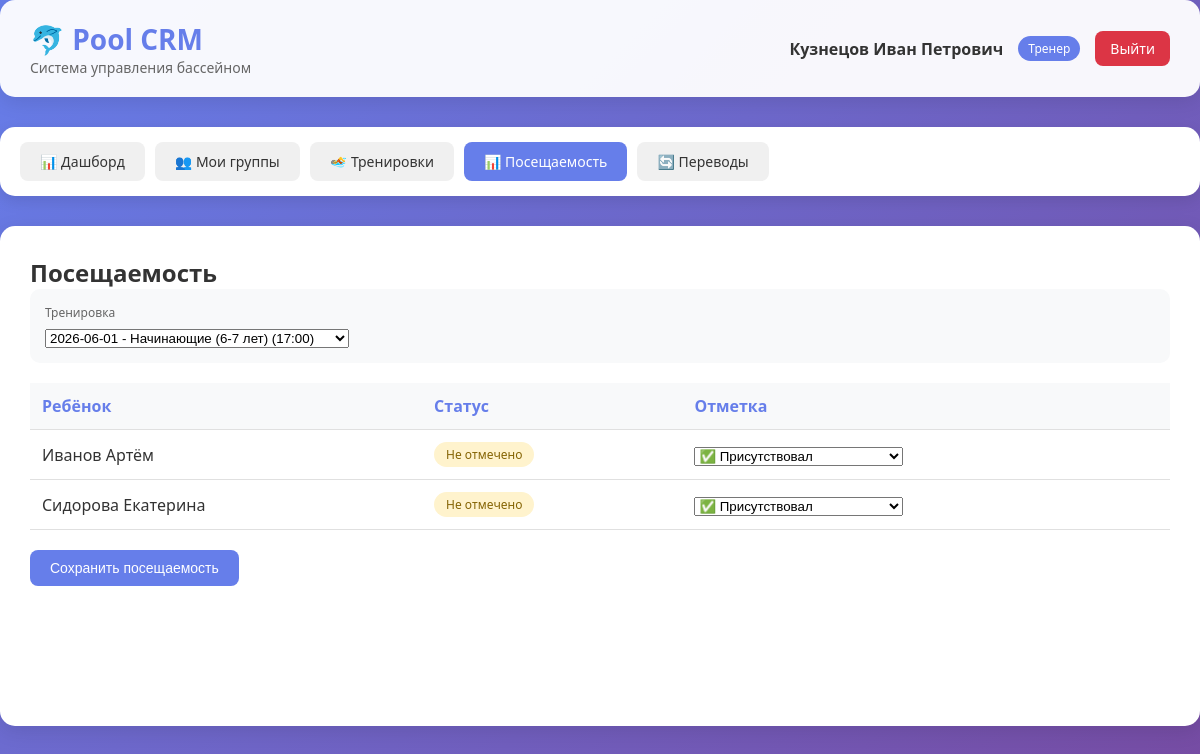
The page /attendance?training_id=9 (signed in) on the database as committed earlier.
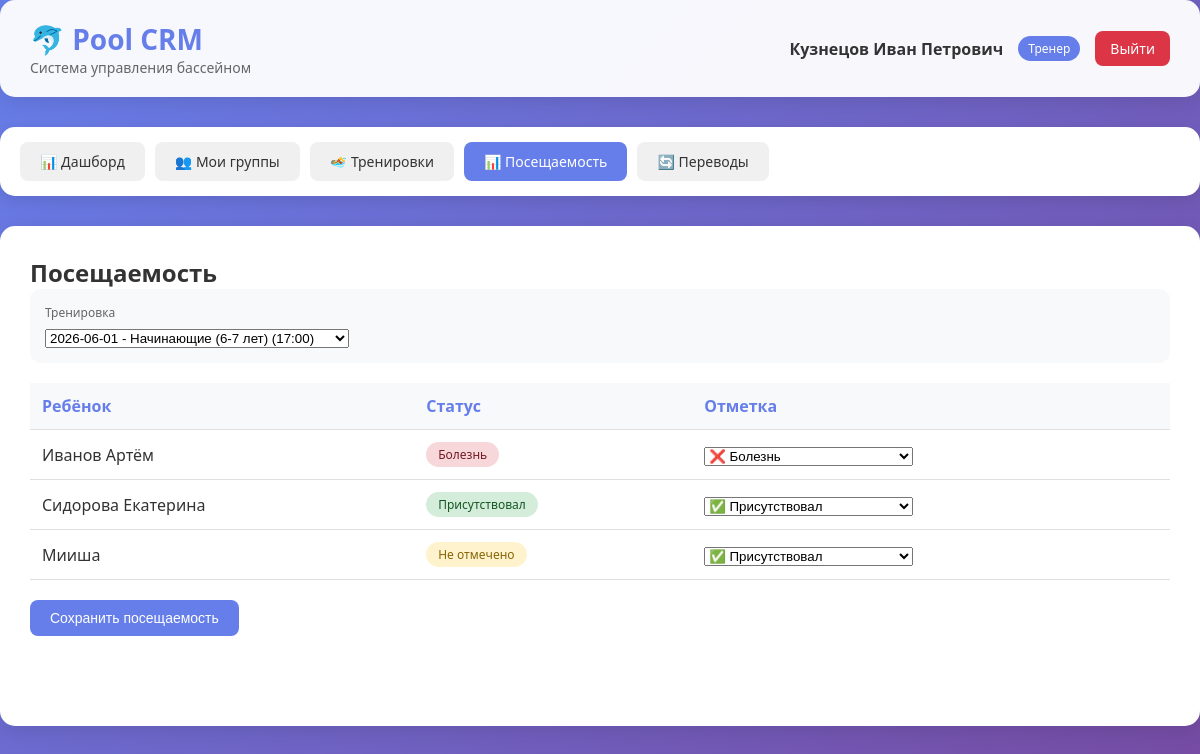
The same page on the database as committed later.
### database.py (models this page shows)
class CoachDB(Base):
    __tablename__ = "coaches"
    id = Column(Integer, primary_key=True, index=True)
    name = Column(String, nullable=False)
    email = Column(String, unique=True, nullable=False)
    phone = Column(String)
    password = Column(String, nullable=False)
    is_active = Column(Boolean, default=True)
    created_at = Column(String, default=lambda: datetime.now().strftime("%d.%m.%Y %H:%M"))
    groups = relationship("GroupDB", back_populates="coach")
    transfer_requests = relationship("TransferRequestDB", back_populates="coach")

class ChildDB(Base):
    __tablename__ = "children"
    id = Column(Integer, primary_key=True, index=True)
    parent_id = Column(Integer, ForeignKey("parents.id"), nullable=False)
    name = Column(String, nullable=False)
    birthdate = Column(Date, nullable=False)
    class_num = Column(Integer)
    study_year = Column(Integer)
    medical_note = Column(String)
    medical_date = Column(Date)
    is_active = Column(Boolean, default=True)
    parent = relationship("ParentDB", back_populates="children")
    enrollments = relationship("EnrollmentDB", back_populates="child")
    attendances = relationship("AttendanceDB", back_populates="child")
    transfer_history = relationship("TransferHistoryDB", back_populates="child")
    transfer_requests = relationship("TransferRequestDB", back_populates="child")
    applications = relationship("ApplicationDB", back_populates="child")  # <-- ДОБАВИТЬ

### main.py (the view)
@app.get("/attendance", response_class=HTMLResponse)
async def attendance_page(
        request: Request,
        training_id: Optional[int] = Query(None),
        db: Session = Depends(get_db)
):
    user = get_current_user(request, db)
    if not user:
        return RedirectResponse(url="/login")
    trainings_query = db.query(TrainingDB)
    if user["role"] == "coach":
        coach_groups = db.query(GroupDB.id).filter(GroupDB.coach_id == user["id"]).subquery()
        trainings_query = trainings_query.filter(TrainingDB.group_id.in_(coach_groups))
    trainings = trainings_query.order_by(TrainingDB.date.desc()).limit(50).all()
    trainings_data = []
    for t in trainings:
        trainings_data.append({
            "id": t.id,
            "date": t.date,
            "group_name": t.group.name if t.group else "Unknown",
            "start_time": t.start_time.strftime("%H:%M") if t.start_time else "00:00"
        })
    attendance_list = []
    if training_id:
        training = db.query(TrainingDB).filter(TrainingDB.id == training_id).first()
        if training:
            enrollments = db.query(EnrollmentDB).filter(
                EnrollmentDB.group_id == training.group_id,
                EnrollmentDB.status == EnrollmentStatus.ACTIVE
            ).all()
            if user["role"] == "parent":
                children_ids = [c.id for c in db.query(ChildDB).filter(ChildDB.parent_id == user["id"]).all()]
                enrollments = [e for e in enrollments if e.child_id in children_ids]
            for enrollment in enrollments:
                attendance = db.query(AttendanceDB).filter(
                    AttendanceDB.training_id == training_id,
                    AttendanceDB.child_id == enrollment.child_id
                ).first()
                attendance_list.append({
                    "child_id": enrollment.child.id,
                    "child_name": enrollment.child.name,
                    "status": attendance.status.value if attendance else "not_marked"
                })
    return templates.TemplateResponse(
        name = "attendance.html",
        request = request,
        context = {
            "request": request,
            "user": user,
            "trainings": trainings_data,
            "selected_training_id": training_id,
            "attendance_list": attendance_list
        })

### templates/attendance.html (shortened to what this page needs)
{% extends "base.html" %}
{% block content %}
<div class="header">
    <div class="logo">
        <h1>🐬 Pool CRM</h1>
        <p>Система управления бассейном</p>
    </div>
    <div class="user-info">
        <span class="user-name">{{ user.name }}</span>
        <span class="user-role">
            {% if user.role == 'admin' %}Администратор
            {% elif user.role == 'coach' %}Тренер
            {% else %}Родитель{% endif %}
        </span>
        <a href="/logout" class="logout-btn">Выйти</a>
    </div>
</div>
<div class="nav-menu">
    <a href="/dashboard" class="nav-link">📊 Дашборд</a>
    {% if user.role == 'coach' %}
    <a href="/groups" class="nav-link">👥 Мои группы</a>
    <a href="/trainings" class="nav-link">🏊 Тренировки</a>
    <a href="/attendance" class="nav-link active">📊 Посещаемость</a>
    <a href="/transfers" class="nav-link">🔄 Переводы</a>
    {% endif %}
</div>
<div class="content">
    <h2>Посещаемость</h2>
    <div class="filters-bar">
        <div class="filter-group">
            <label>Тренировка</label>
            <select name="training_id" onchange="this.form.submit()" form="attendanceForm">
                {% for training in trainings %}
                <option value="{{ training.id }}" {% if selected_training_id == training.id %}selected{% endif %}>
                    {{ training.date }} - {{ training.group_name }} ({{ training.start_time }})
                </option>
                {% endfor %}
            </select>
        </div>
    </div>
    {% if attendance_list %}
    <form method="POST" action="/attendance/save">
        <table class="data-table">
            <thead>
                <tr>
                    <th>Ребёнок</th>
                    <th>Статус</th>
                    {% if user.role == 'coach' or user.role == 'admin' %}
                    <th>Отметка</th>
                    {% endif %}
                </tr>
            </thead>
            <tbody>
                {% for item in attendance_list %}
                <tr>
                    <td>{{ item.child_name }}</td>
                    <td>
                        {% if user.role == 'parent' %}
                            {% if item.status == 'present' %}✅ Присутствовал
                            {% elif item.status == 'absent_sick' %}❌ Болезнь
                            {% elif item.status == 'absent_family' %}📌 Семейные обстоятельства
                            {% elif item.status == 'absent_no_reason' %}⚠️ Без причины
                            {% else %}⏳ Не отмечено{% endif %}
                        {% else %}
                            <span class="status-badge
                                {% if item.status == 'present' %}status-present
                                {% elif item.status == 'absent_sick' or item.status == 'absent_family' or item.status == 'absent_no_reason' %}status-absent
                                {% else %}status-pending{% endif %}">
                                {% if item.status == 'present' %}Присутствовал
                                {% elif item.status == 'absent_sick' %}Болезнь
                                {% elif item.status == 'absent_family' %}Семейные обстоятельства
                                {% elif item.status == 'absent_no_reason' %}Без причины
                                {% else %}Не отмечено{% endif %}
                            </span>
                        {% endif %}
                    </td>
                    {% if user.role == 'coach' or user.role == 'admin' %}
                    <td>
                        <select name="status_{{ item.child_id }}">
                            <option value="present" {% if item.status == 'present' %}selected{% endif %}>✅ Присутствовал</option>
                            <option value="absent_sick" {% if item.status == 'absent_sick' %}selected{% endif %}>❌ Болезнь</option>
                        </select>
                    </td>
                    {% endif %}
                </tr>
                {% endfor %}
            </tbody>
        </table>
        {% if user.role == 'coach' or user.role == 'admin' %}
        <div style="margin-top: 20px;">
            <button type="submit" class="btn btn-primary">Сохранить посещаемость</button>
        </div>
        {% endif %}
    </form>
    {% elif selected_training_id %}
    <div class="alert alert-info">Нет данных о посещаемости для этой тренировки</div>
    {% endif %}
</div>
{% endblock %}

### templates/base.html (shortened to what this page needs)
<!DOCTYPE html>
<html lang="ru">
<head>
</head>
<body>
    {% block content %}{% endblock %}
</body>
</html>

### templates/base.html (style rules this page uses)
* { margin: 0; padding: 0; box-sizing: border-box; }
body { font-family: 'Segoe UI', Tahoma, Geneva, Verdana, sans-serif; background: linear-gradient(135deg, #667eea 0%, #764ba2 100%); min-height: 100vh; color: #333; }
.header { background: rgba(255, 255, 255, 0.95); border-radius: 15px; padding: 20px 30px; margin-bottom: 30px; box-shadow: 0 5px 20px rgba(0,0,0,0.1); display: flex; justify-content: space-between; align-items: center; flex-wrap: wrap; }
.logo h1 { color: #667eea; font-size: 28px; }
.logo p { color: #666; font-size: 14px; }
.user-info { display: flex; align-items: center; gap: 15px; }
.user-name { font-weight: 600; color: #333; }
.user-role { background: #667eea; color: white; padding: 4px 10px; border-radius: 20px; font-size: 12px; }
.logout-btn { background: #dc3545; color: white; border: none; padding: 8px 15px; border-radius: 8px; cursor: pointer; text-decoration: none; font-size: 14px; }
.nav-menu { background: white; border-radius: 15px; padding: 15px 20px; margin-bottom: 30px; box-shadow: 0 5px 15px rgba(0,0,0,0.1); display: flex; gap: 10px; flex-wrap: wrap; }
.nav-link { background: #f0f0f0; border: none; padding: 10px 20px; border-radius: 8px; cursor: pointer; text-decoration: none; color: #333; font-size: 14px; font-weight: 500; transition: all 0.3s; }
.nav-link.active { background: #667eea; color: white; }
.content { background: white; border-radius: 15px; padding: 30px; box-shadow: 0 5px 20px rgba(0,0,0,0.1); min-height: 500px; }
.data-table { width: 100%; border-collapse: collapse; margin-top: 20px; }
.data-table th, .data-table td { padding: 12px; text-align: left; border-bottom: 1px solid #e0e0e0; }
.data-table th { background: #f8f9fa; font-weight: 600; color: #667eea; }
.btn { padding: 10px 20px; border: none; border-radius: 8px; cursor: pointer; font-size: 14px; font-weight: 500; transition: all 0.3s; text-decoration: none; display: inline-block; }
.btn-primary { background: #667eea; color: white; }
.status-badge { display: inline-block; padding: 4px 12px; border-radius: 20px; font-size: 12px; font-weight: 500; }
.status-present { background: #d4edda; color: #155724; }
.status-absent { background: #f8d7da; color: #721c24; }
.status-pending { background: #fff3cd; color: #856404; }
.filters-bar { background: #f8f9fa; padding: 15px; border-radius: 10px; margin-bottom: 20px; display: flex; gap: 15px; flex-wrap: wrap; align-items: flex-end; }
.filter-group { flex: 1; min-width: 150px; }
.filter-group label { display: block; margin-bottom: 5px; font-size: 12px; color: #666; }

Rows that differ between the two databases and show on the page:
changed ChildDB "Иванов Артём": value "✅ Присутствовал" → "❌ Болезнь"; text "Не отмечено" → "Болезнь"
computed for ChildDB "Сидорова Екатерина": text "Не отмечено" → "Присутствовал"
added ChildDB: child_name "Мииша", shows "Не отмечено"
